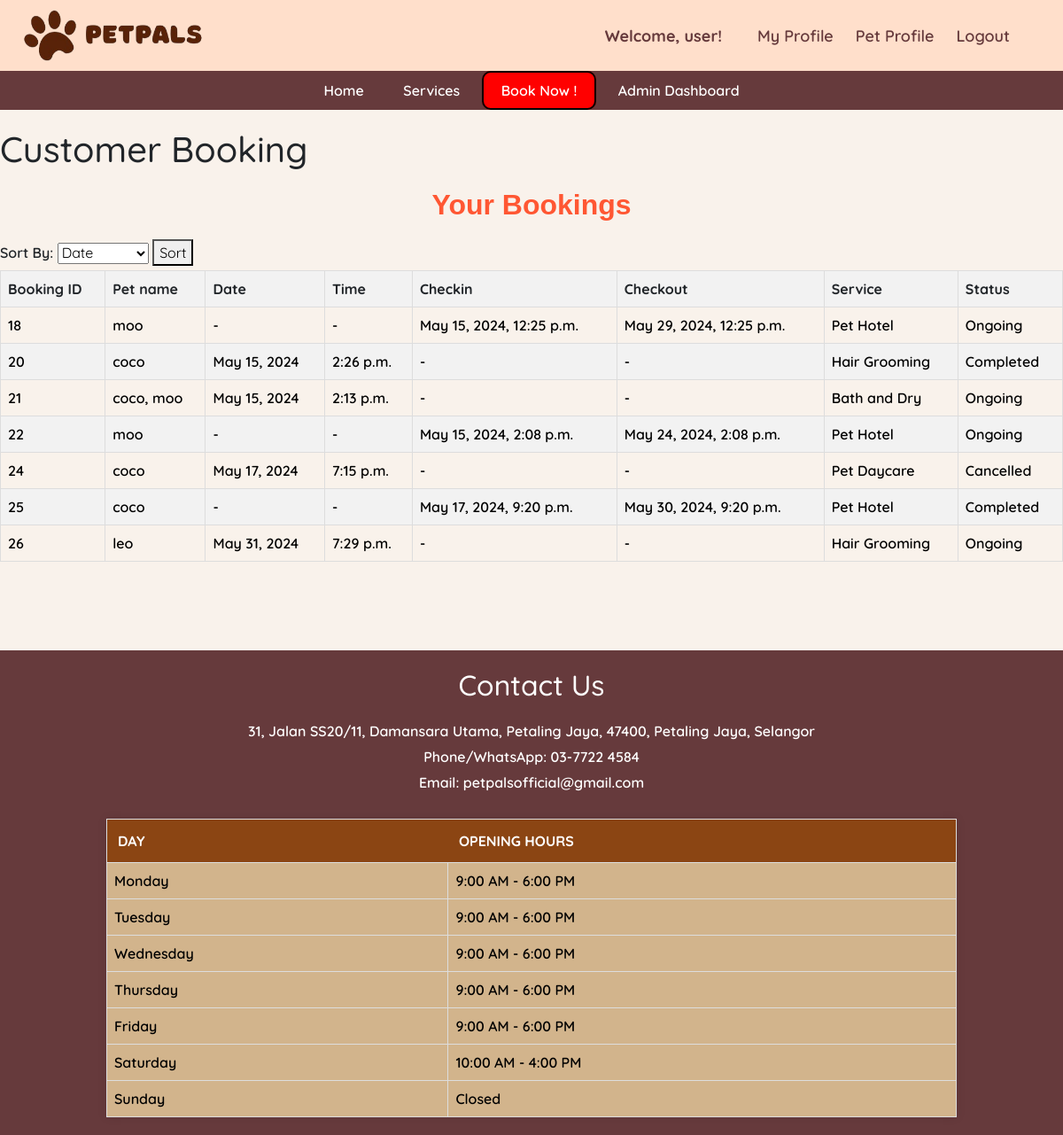
Before: /customer_booking/ (signed in) with the older database file.
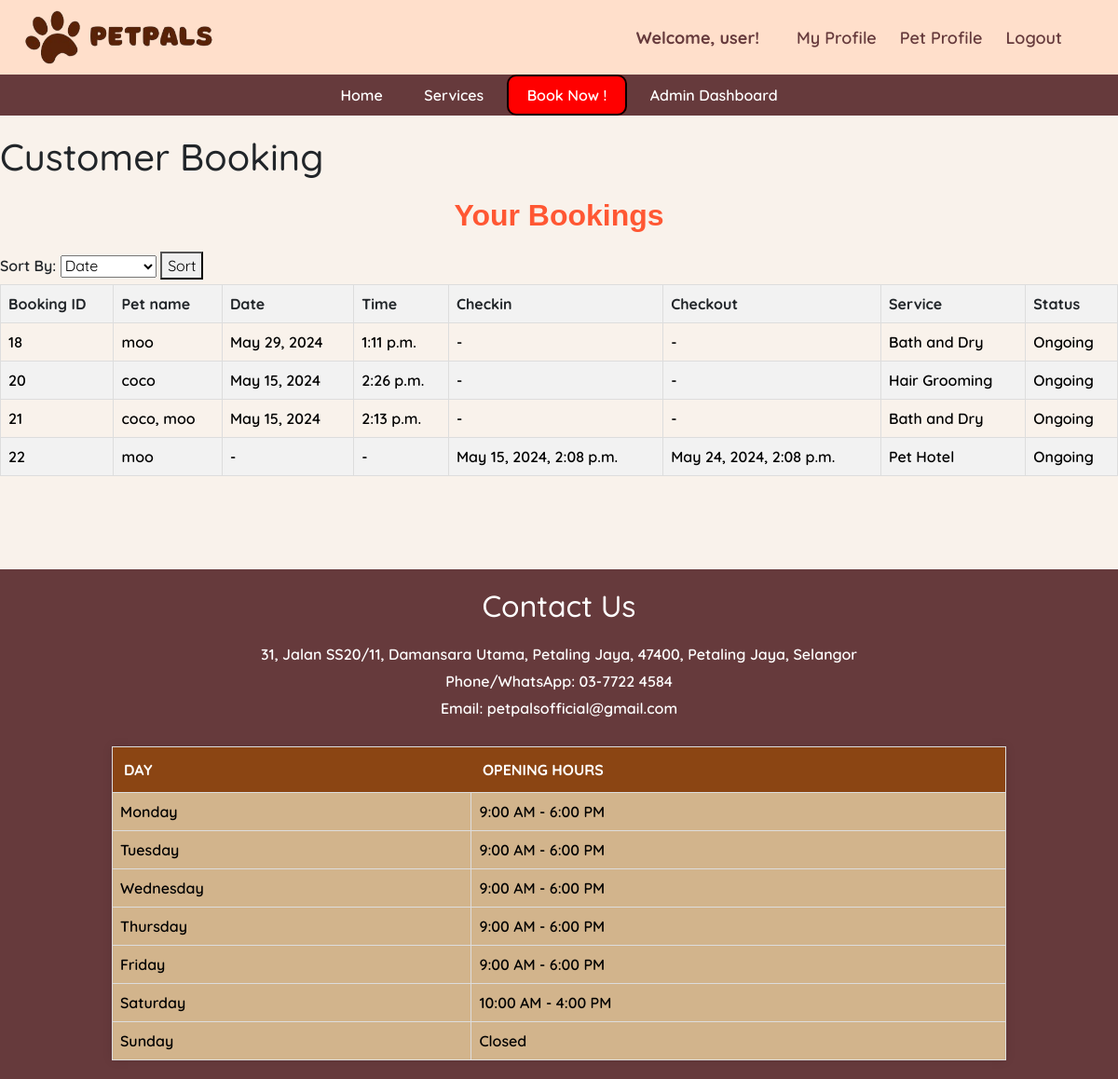
After: the same page with the newer database file.
### main/models.py (models this page shows, shortened)
class Booking(models.Model):
    owner = models.ForeignKey(Owner, null=True, on_delete=models.CASCADE)
    pet = models.ManyToManyField(Pet)
    date = models.DateField(blank=True, null=True)
    time = models.TimeField(blank=True, null=True)
    SERVICE_CHOICES = [
        ('Hair Grooming', 'Hair Grooming'),
        ('Bath and Dry', 'Bath and Dry'),
        ('Pet Hotel', 'Pet Hotel'),
        ('Pet Daycare', 'Pet Daycare'),
    ]
    service = models.CharField(max_length=50, choices=SERVICE_CHOICES)
    STATUS_CHOICES = [
        ('Ongoing', 'Ongoing'),
        ('Completed', 'Completed'),
        ('Cancelled', 'Cancelled'),
    ]
    status = models.CharField(max_length=20, choices=STATUS_CHOICES, default='Ongoing')
    checkin = models.DateTimeField(null=True, blank=True)
    checkout = models.DateTimeField(null=True, blank=True)

class Pet(models.Model):
    name = models.CharField(max_length=20)
    owner = models.ForeignKey(Owner, null=True, on_delete=models.CASCADE)
    age = models.PositiveBigIntegerField()
    species = models.CharField(max_length=50)
    breed = models.CharField(max_length=50)
    profile_pic = models.ImageField(default="profile.jpg", null=True, blank=True)

### main/views.py (the view)
# urls.py: path('customer_booking/', views.customer_booking, name='customer_booking'),
@login_required
def customer_booking(request):
    owner = request.user.owner
    bookings = Booking.objects.filter(owner=owner, )
    context = {
        'bookings': bookings,
    }
    return render(request, 'customer_booking.html', context)

### main/templates/customer_booking.html (shortened to what this page needs)
{% extends 'base.html' %}
{% block content %}
<!DOCTYPE html>
<html lang="en">
<head>
</head>
<body>
    <h1 class="ti">Customer Booking</h1>
    <div style="margin-top: 20px; margin-bottom: 20px;">
    <h2 class="dash">Your Bookings</h2>
    <form method="GET" action="" class="sorting-form">
        <label for="sort_by">Sort By:</label>
        <select name="sort_by" id="sort_by" class="sort-select">
            <option value="date">Date</option>
        </select>
        <button type="submit" class="sort-button">Sort</button>
    </form>
    <table>
        <thead>
            <tr>
                <th>Booking ID</th>
                <th>Pet name</th>
                <th>Date</th>
                <th>Time</th>
                <th>Checkin</th>
                <th>Checkout</th>
                <th>Service</th>
                <th>Status</th>
            </tr>
        </thead>
        <tbody>
            {% for booking in bookings %}
            <tr>
                <td>{{ booking.id }}</td>
                <td>
                    {% for pet in booking.pet.all %}
                        {{ pet.name }}{% if not forloop.last %}, {% endif %}
                    {% endfor %}
                </td>
                <td>{{ booking.date|default:"-" }}</td>
                <td>{{ booking.time|default:"-" }}</td>
                <td>{{ booking.checkin|default:"-" }}</td>
                <td>{{ booking.checkout|default:"-" }}</td>
                <td>{{ booking.service }}</td>
                <td>{{ booking.status }}</td>
            </tr>
            {% endfor %}
        </tbody>
    </table>
    </div>
</body>
</html>
{% endblock %}

Changed rows visible on the page:
no longer on this page (row edited): Booking: id "24", date "May 17, 2024", time "7:15 p.m.", checkin "-", checkout "-", service "Pet Daycare", status "Cancelled", Pet (name "coco")
no longer on this page (row edited): Booking: id "25", date "-", time "-", checkin "May 17, 2024, 9:20 p.m.", checkout "May 30, 2024, 9:20 p.m.", service "Pet Hotel", status "Completed", Pet (name "coco")
no longer on this page (row edited): Booking: id "26", date "May 31, 2024", time "7:29 p.m.", checkin "-", checkout "-", service "Hair Grooming", status "Ongoing"
removed Pet: name "leo", shown under "26"
changed Booking id 18: date "-" → "May 29, 2024"; time "-" → "1:11 p.m."; checkin "May 15, 2024, 12:25 p.m." → "-"; checkout "May 29, 2024, 12:25 p.m." → "-"; service "Pet Hotel" → "Bath and Dry"
changed Booking "Hair Grooming": status "Completed" → "Ongoing"
